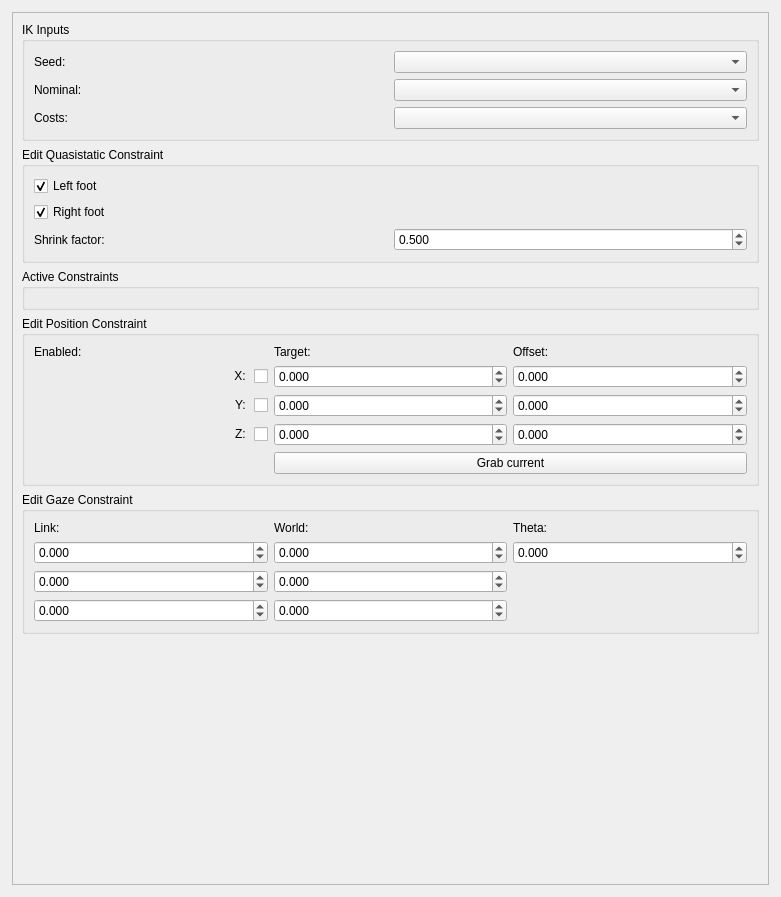
<?xml version="1.0" encoding="UTF-8"?>
<ui version="4.0">
 <class>IKEditor</class>
 <widget class="QWidget" name="IKEditor">
  <property name="geometry">
   <rect>
    <x>0</x>
    <y>0</y>
    <width>781</width>
    <height>897</height>
   </rect>
  </property>
  <property name="windowTitle">
   <string>IK Editor</string>
  </property>
  <layout class="QVBoxLayout" name="verticalLayout_3">
   <property name="margin">
    <number>12</number>
   </property>
   <item>
    <widget class="QScrollArea" name="ScrollArea">
     <property name="widgetResizable">
      <bool>true</bool>
     </property>
     <widget class="QWidget" name="scrollAreaWidgetContents">
      <property name="geometry">
       <rect>
        <x>0</x>
        <y>0</y>
        <width>755</width>
        <height>871</height>
       </rect>
      </property>
      <layout class="QVBoxLayout" name="verticalLayout">
       <item>
        <widget class="QGroupBox" name="groupBox_2">
         <property name="title">
          <string>IK Inputs</string>
         </property>
         <layout class="QGridLayout" name="gridLayout_3">
          <item row="0" column="0">
           <widget class="QLabel" name="label">
            <property name="text">
             <string>Seed:</string>
            </property>
           </widget>
          </item>
          <item row="0" column="1">
           <widget class="QComboBox" name="SeedCombo"/>
          </item>
          <item row="1" column="0">
           <widget class="QLabel" name="label_2">
            <property name="text">
             <string>Nominal:</string>
            </property>
           </widget>
          </item>
          <item row="1" column="1">
           <widget class="QComboBox" name="NominalCombo"/>
          </item>
          <item row="2" column="0">
           <widget class="QLabel" name="label_3">
            <property name="text">
             <string>Costs:</string>
            </property>
           </widget>
          </item>
          <item row="2" column="1">
           <widget class="QComboBox" name="CostsCombo"/>
          </item>
         </layout>
        </widget>
       </item>
       <item>
        <widget class="QGroupBox" name="groupBox_4">
         <property name="title">
          <string>Edit Quasistatic Constraint</string>
         </property>
         <layout class="QGridLayout" name="gridLayout_4">
          <item row="0" column="0">
           <widget class="QCheckBox" name="LeftFootEnabled">
            <property name="text">
             <string>Left foot</string>
            </property>
            <property name="checked">
             <bool>true</bool>
            </property>
           </widget>
          </item>
          <item row="2" column="1">
           <widget class="QDoubleSpinBox" name="ShrinkFactor">
            <property name="decimals">
             <number>3</number>
            </property>
            <property name="minimum">
             <double>-10000000.000000000000000</double>
            </property>
            <property name="maximum">
             <double>10000000.000000000000000</double>
            </property>
            <property name="singleStep">
             <double>0.100000000000000</double>
            </property>
            <property name="value">
             <double>0.500000000000000</double>
            </property>
           </widget>
          </item>
          <item row="1" column="0">
           <widget class="QCheckBox" name="RightFootEnabled">
            <property name="text">
             <string>Right foot</string>
            </property>
            <property name="checked">
             <bool>true</bool>
            </property>
           </widget>
          </item>
          <item row="2" column="0">
           <widget class="QLabel" name="label_10">
            <property name="text">
             <string>Shrink factor:</string>
            </property>
           </widget>
          </item>
         </layout>
        </widget>
       </item>
       <item>
        <widget class="QGroupBox" name="ActiveConstraintsGroup">
         <property name="title">
          <string>Active Constraints</string>
         </property>
         <layout class="QVBoxLayout" name="verticalLayout_2"/>
        </widget>
       </item>
       <item>
        <widget class="QGroupBox" name="PositionConstraintGroup">
         <property name="title">
          <string>Edit Position Constraint</string>
         </property>
         <layout class="QGridLayout" name="gridLayout">
          <item row="0" column="1">
           <widget class="QLabel" name="label_4">
            <property name="text">
             <string>Target:</string>
            </property>
           </widget>
          </item>
          <item row="0" column="2">
           <widget class="QLabel" name="label_5">
            <property name="text">
             <string>Offset:</string>
            </property>
           </widget>
          </item>
          <item row="1" column="0">
           <widget class="QCheckBox" name="PositionXEnabled">
            <property name="layoutDirection">
             <enum>Qt::RightToLeft</enum>
            </property>
            <property name="text">
             <string>X: </string>
            </property>
           </widget>
          </item>
          <item row="1" column="1">
           <widget class="QDoubleSpinBox" name="TargetX">
            <property name="decimals">
             <number>3</number>
            </property>
            <property name="minimum">
             <double>-10000000.000000000000000</double>
            </property>
            <property name="maximum">
             <double>10000000.000000000000000</double>
            </property>
            <property name="singleStep">
             <double>0.100000000000000</double>
            </property>
           </widget>
          </item>
          <item row="1" column="2">
           <widget class="QDoubleSpinBox" name="OffsetX">
            <property name="decimals">
             <number>3</number>
            </property>
            <property name="minimum">
             <double>-10000000.000000000000000</double>
            </property>
            <property name="maximum">
             <double>10000000.000000000000000</double>
            </property>
            <property name="singleStep">
             <double>0.100000000000000</double>
            </property>
           </widget>
          </item>
          <item row="2" column="0">
           <widget class="QCheckBox" name="PositionYEnabled">
            <property name="layoutDirection">
             <enum>Qt::RightToLeft</enum>
            </property>
            <property name="text">
             <string>Y: </string>
            </property>
           </widget>
          </item>
          <item row="2" column="1">
           <widget class="QDoubleSpinBox" name="TargetY">
            <property name="decimals">
             <number>3</number>
            </property>
            <property name="minimum">
             <double>-10000000.000000000000000</double>
            </property>
            <property name="maximum">
             <double>10000000.000000000000000</double>
            </property>
            <property name="singleStep">
             <double>0.100000000000000</double>
            </property>
           </widget>
          </item>
          <item row="2" column="2">
           <widget class="QDoubleSpinBox" name="OffsetY">
            <property name="decimals">
             <number>3</number>
            </property>
            <property name="minimum">
             <double>-10000000.000000000000000</double>
            </property>
            <property name="maximum">
             <double>10000000.000000000000000</double>
            </property>
            <property name="singleStep">
             <double>0.100000000000000</double>
            </property>
           </widget>
          </item>
          <item row="3" column="0">
           <widget class="QCheckBox" name="PositionZEnabled">
            <property name="layoutDirection">
             <enum>Qt::RightToLeft</enum>
            </property>
            <property name="text">
             <string>Z: </string>
            </property>
           </widget>
          </item>
          <item row="3" column="1">
           <widget class="QDoubleSpinBox" name="TargetZ">
            <property name="decimals">
             <number>3</number>
            </property>
            <property name="minimum">
             <double>-10000000.000000000000000</double>
            </property>
            <property name="maximum">
             <double>10000000.000000000000000</double>
            </property>
            <property name="singleStep">
             <double>0.100000000000000</double>
            </property>
           </widget>
          </item>
          <item row="3" column="2">
           <widget class="QDoubleSpinBox" name="OffsetZ">
            <property name="decimals">
             <number>3</number>
            </property>
            <property name="minimum">
             <double>-10000000.000000000000000</double>
            </property>
            <property name="maximum">
             <double>10000000.000000000000000</double>
            </property>
            <property name="singleStep">
             <double>0.100000000000000</double>
            </property>
           </widget>
          </item>
          <item row="4" column="1" colspan="2">
           <widget class="QPushButton" name="GrabCurrentButton">
            <property name="text">
             <string>Grab current</string>
            </property>
           </widget>
          </item>
          <item row="0" column="0">
           <widget class="QLabel" name="label_9">
            <property name="text">
             <string>Enabled:</string>
            </property>
           </widget>
          </item>
         </layout>
        </widget>
       </item>
       <item>
        <widget class="QGroupBox" name="GazeConstraintGroup">
         <property name="title">
          <string>Edit Gaze Constraint</string>
         </property>
         <layout class="QGridLayout" name="gridLayout_2">
          <item row="0" column="0">
           <widget class="QLabel" name="label_7">
            <property name="text">
             <string>Link:</string>
            </property>
           </widget>
          </item>
          <item row="0" column="1">
           <widget class="QLabel" name="label_6">
            <property name="text">
             <string>World:</string>
            </property>
           </widget>
          </item>
          <item row="0" column="2">
           <widget class="QLabel" name="label_8">
            <property name="text">
             <string>Theta:</string>
            </property>
           </widget>
          </item>
          <item row="1" column="0">
           <widget class="QDoubleSpinBox" name="LinkAxisX">
            <property name="decimals">
             <number>3</number>
            </property>
            <property name="minimum">
             <double>-10000000.000000000000000</double>
            </property>
            <property name="maximum">
             <double>10000000.000000000000000</double>
            </property>
            <property name="singleStep">
             <double>0.100000000000000</double>
            </property>
           </widget>
          </item>
          <item row="1" column="1">
           <widget class="QDoubleSpinBox" name="WorldAxisX">
            <property name="decimals">
             <number>3</number>
            </property>
            <property name="minimum">
             <double>-10000000.000000000000000</double>
            </property>
            <property name="maximum">
             <double>10000000.000000000000000</double>
            </property>
            <property name="singleStep">
             <double>0.100000000000000</double>
            </property>
           </widget>
          </item>
          <item row="1" column="2">
           <widget class="QDoubleSpinBox" name="GazeTheta">
            <property name="decimals">
             <number>3</number>
            </property>
            <property name="minimum">
             <double>-10000000.000000000000000</double>
            </property>
            <property name="maximum">
             <double>10000000.000000000000000</double>
            </property>
            <property name="singleStep">
             <double>0.100000000000000</double>
            </property>
           </widget>
          </item>
          <item row="2" column="0">
           <widget class="QDoubleSpinBox" name="LinkAxisY">
            <property name="decimals">
             <number>3</number>
            </property>
            <property name="minimum">
             <double>-10000000.000000000000000</double>
            </property>
            <property name="maximum">
             <double>10000000.000000000000000</double>
            </property>
            <property name="singleStep">
             <double>0.100000000000000</double>
            </property>
           </widget>
          </item>
          <item row="2" column="1">
           <widget class="QDoubleSpinBox" name="WorldAxisY">
            <property name="decimals">
             <number>3</number>
            </property>
            <property name="minimum">
             <double>-10000000.000000000000000</double>
            </property>
            <property name="maximum">
             <double>10000000.000000000000000</double>
            </property>
            <property name="singleStep">
             <double>0.100000000000000</double>
            </property>
           </widget>
          </item>
          <item row="3" column="0">
           <widget class="QDoubleSpinBox" name="LinkAxisZ">
            <property name="decimals">
             <number>3</number>
            </property>
            <property name="minimum">
             <double>-10000000.000000000000000</double>
            </property>
            <property name="maximum">
             <double>10000000.000000000000000</double>
            </property>
            <property name="singleStep">
             <double>0.100000000000000</double>
            </property>
           </widget>
          </item>
          <item row="3" column="1">
           <widget class="QDoubleSpinBox" name="WorldAxisZ">
            <property name="decimals">
             <number>3</number>
            </property>
            <property name="minimum">
             <double>-10000000.000000000000000</double>
            </property>
            <property name="maximum">
             <double>10000000.000000000000000</double>
            </property>
            <property name="singleStep">
             <double>0.100000000000000</double>
            </property>
           </widget>
          </item>
         </layout>
        </widget>
       </item>
       <item>
        <spacer name="verticalSpacer">
         <property name="orientation">
          <enum>Qt::Vertical</enum>
         </property>
         <property name="sizeHint" stdset="0">
          <size>
           <width>20</width>
           <height>40</height>
          </size>
         </property>
        </spacer>
       </item>
      </layout>
     </widget>
    </widget>
   </item>
  </layout>
 </widget>
 <resources/>
 <connections/>
</ui>
